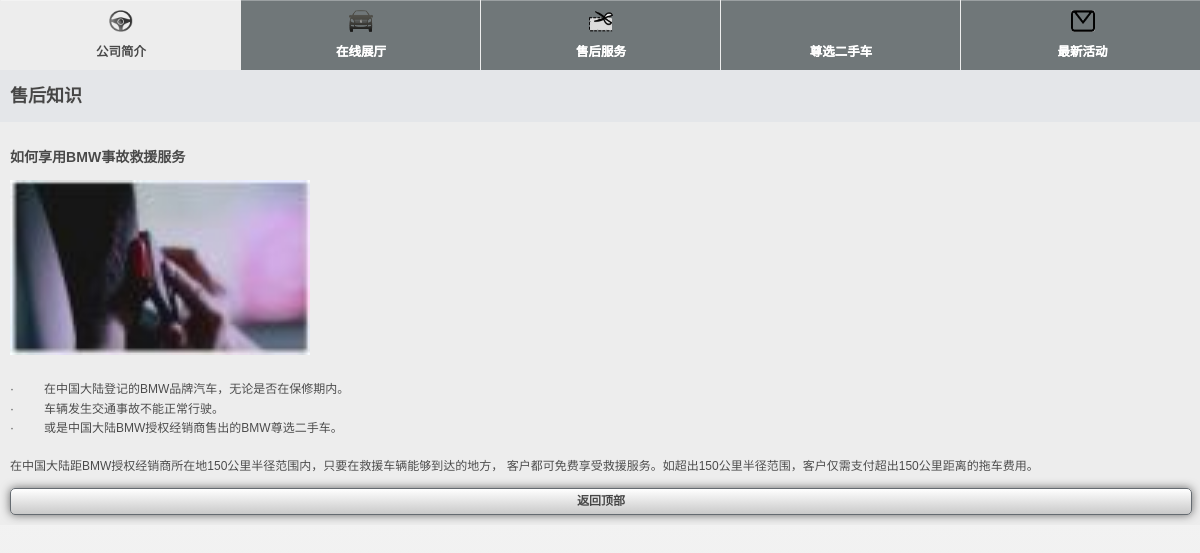
Screenshot of /news/newsview.php/24/11/.html with the database file from the repository.
### tables this page shows
CREATE TABLE `pageset` (
  `id_pageset` int(11) NOT NULL auto_increment,
  `lang` int(1) NOT NULL default '1',
  `title` varchar(250) NOT NULL,
  `intro` text NOT NULL,
  `url` text NOT NULL,
  `pagetitle` text NOT NULL,
  `keywords` text NOT NULL,
  `description` text NOT NULL,
  `content` text NOT NULL,
  `location` int(2) NOT NULL default '1',
  `ordernum` int(11) NOT NULL,
  PRIMARY KEY  (`id_pageset`)
);

CREATE TABLE `newsdir` (
  `id_newsdir` int(11) NOT NULL auto_increment,
  `lang` int(1) NOT NULL default '1',
  `name` varchar(25) NOT NULL,
  `intro` text NOT NULL,
  `dele` int(1) NOT NULL default '1',
  `fatherid` int(11) NOT NULL,
  `level` int(1) NOT NULL,
  `ordernum` int(11) NOT NULL,
  PRIMARY KEY  (`id_newsdir`)
);

CREATE TABLE `newsinfo` (
  `id_newsinfo` int(11) NOT NULL auto_increment,
  `id_newsdir` int(11) NOT NULL,
  `id_hr` int(11) NOT NULL,
  `lang` int(1) NOT NULL default '1',
  `title` varchar(250) NOT NULL,
  `intro` text NOT NULL,
  `content` longtext NOT NULL,
  `tag` text NOT NULL,
  `dele` int(1) NOT NULL default '1',
  `isnew` int(1) NOT NULL default '1',
  `url` varchar(255) NOT NULL,
  `newsdate` date NOT NULL,
  `indate` datetime NOT NULL,
  `modate` datetime NOT NULL,
  `deldate` datetime NOT NULL,
  `browsecount` int(11) NOT NULL,
  `ordernum` int(11) NOT NULL,
  PRIMARY KEY  (`id_newsinfo`)
);

### www/inc/dbinfo.php (called while the page is built, shortened)
<?php
$db_hostname="localhost";
$db_username="root";
$db_password="123456";
$db_database="bmwmobi28";
?>

### www/inc/mysql.class.php (called while the page is built, shortened)
<?php
class mysql{
	var $Conn="";
	var $Res="";
	function mysql($strHost,$strUser,$strPwd,$strDatabase){
		$this->Conn=mysql_connect($strHost,$strUser,$strPwd)
					 or die("Sorry,canot connect to database!");
		return $this->Conn;
	}
	function Execute($strSQL){
		$this->Res=mysql_query($strSQL,$this->Conn);
	}
	function getRows(){
		$i=0;
		$arrResult=array();
		while($row =mysql_fetch_array($this->Res,MYSQL_ASSOC)){
			$arrResult[$i]=$row;
			$i++;
		}
		return $arrResult;
	}
	function fields(){
		$row =mysql_fetch_assoc($this->Res);
		return $row;
	}
}
?>

### www/inc/function.class.php (called while the page is built, shortened)
<?php
$objDB=new mysql($db_hostname,$db_username,$db_password,$db_database);
$strSQL = "select iscopy,otherheader,title,keywords,description,icp,mapcode,statistics,weburl,newsnum,productnum,bannertime from siteset where id_siteset=1" ;
$objDB->Execute($strSQL);
$getvars=explode(".",$_SERVER['SCRIPT_NAME']);
$getvars=explode("/",substr($_SERVER['REQUEST_URI'],strlen($getvars[0])));
function getallpagesetinfo($lang,$location,$tableField){
global	 $objDB;
$strSQL = "select $tableField from pageset where lang=$lang and location in ($location) order by ordernum desc" ;
$objDB->Execute($strSQL);
$getallpagesetinfo=$objDB->GetRows();
return $getallpagesetinfo;
}
?>

### www/inc/cn_newsview_core.php (called while the page is built, shortened)
<?php
require "../inc/config.php";
require "../inc/function.class.php";
$ndir=$getvars[1];
$nid=$getvars[2];
$strSQL = "select name from newsdir  where id_newsdir=$ndir" ;
$objDB->Execute($strSQL);
$onenewsdir=$objDB->fields();
$strSQL = "select title,content,url from newsinfo where id_newsinfo='".$nid."'  " ;
$objDB->Execute($strSQL);
$onenews=$objDB->fields();
?>

### www/news/newsview.php (the view, shortened to what this page needs)
<?php
require "../inc/cn_newsview_core.php";
?>
<!DOCTYPE HTML>
<html>
<head>
<link rel="stylesheet" type="text/css" href="/inc/css/jquery.mobile-1.2.0.css">
<link rel="stylesheet" type="text/css" href="/inc/css/jquery.mobile.structure-1.2.0.min.css">
<link rel="stylesheet" type="text/css" href="/inc/css/resetui.css">
</head>
<body <?php if($setinfo[iscopy]=='1'){echo ' oncontextmenu="return false" onselectstart="return false" ondragstart="return false" onbeforecopy="return false"';}?>>
<div data-role="page" data-theme="c"  id="homeconent">
<?php require "../header.php";?>
<div data-role="content" class="homecontent" data-theme="d">
<div id="abouttop"><div id="abouttit"><a href="/news/newslist.php/<?=$ndir?>/.html"><?=$onenewsdir[name]?></a></div></div>
<div id="newsviewbox">
<h3><?=$onenews[title]?></h3>
<p><?=$onenews[content]?></p>
<div id="backbox"><a href="javascript:void(0)"  onClick=' $("html,body").animate( {scrollTop:0},"slow",function() {return false;});' class="backtop"> 返回顶部 </a></div>
</div>
</div>
</div>
</body>
</html>

### www/header.php
<div data-role="header" data-theme="d" style="border:none;"  data-position="fixed">
 <div data-role="navbar" class="nav-glyphish-example"  >
		<ul >
        	<?
    $getallpagesetinfo=getallpagesetinfo(1,'2','title,id_pageset as id');
	for($i=0;$i<sizeof($getallpagesetinfo);$i++){
		$iconid='cicon".$i."';
		$flienameurl='/about/about.php/'.$getallpagesetinfo[$i][id].'/.html';
		if($getallpagesetinfo[$i][id]==1){$iconid='cicon0';}
		if($getallpagesetinfo[$i][id]==6){$flienameurl='/events/events.php/2/.html';$iconid='cicon4';}
	if($getallpagesetinfo[$i][id]==21){$flienameurl='/news/newsindex.php/21/.html';$iconid='cicon3';}
		if($getallpagesetinfo[$i][id]==2){$flienameurl='/show/showindex.php/2/.html';$iconid='cicon1';}
		if($getallpagesetinfo[$i][id]==19){$flienameurl='/product/productlist.php/2/.html';$iconid='cicon2';}
	?>
        <li ><a href="<?=$flienameurl;?>" id="<?=$iconid?>" data-icon="custom"><?=$getallpagesetinfo[$i][title]?></a></li>
     <? }?>
        </ul>
		</div>
</div>

### rows the page displays
pageset: title "公司简介"
pageset: title "在线展厅"
pageset: title "售后服务"
pageset: title "尊选二手车"
pageset: title "最新活动"
newsdir: name "售后知识"
newsinfo: title "如何享用BMW事故救援服务", content (picture), content "· 在中国大陆登记的BMW品牌汽车，无论是否在保修期内。 · 车辆发生交通事故不能正常行驶。 · 或是中国大陆BMW授权经销商售出的BMW尊选二手车。 在中国大陆距BMW授权经销商所在地150公里半径范围内，只要在救援车辆能够到达的地方， 客户都可免费享受救援服务。如超出150公里半径范围，客户仅需支付超出150公里距离的拖车费用。"
